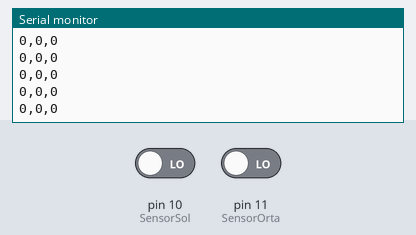
Simulated run of this sketch. Board: Arduino Uno, built with avr-gcc and run on an emulated ATmega328P. Parts: the last lines printed to the serial monitor. The inputs (shaded band) are chosen by the test bench; at power-on: pin 10 (SensorSol) LOW, pin 11 (SensorOrta) LOW.

Above: at 3.2 s.
3.3 s: pin 10 (SensorSol) driven HIGH
At 3.31 s:
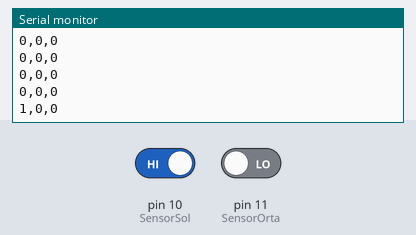
4.8 s: pin 11 (SensorOrta) driven HIGH
At 4.81 s:
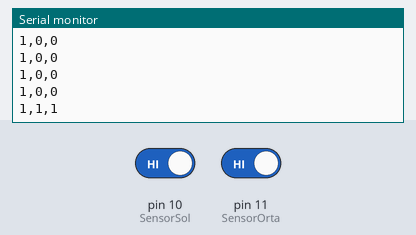
6.3 s: pin 10 (SensorSol) driven LOW
At 6.32 s:
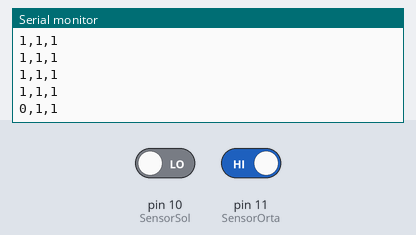

Measured:
- after the input at 3.3 s, the serial monitor: prints a new line at once (image 1)
- after the input at 4.8 s, the serial monitor: prints a new line at once (image 2)
- after the input at 6.3 s, the serial monitor: prints a new line at once (image 3)

The sketch:

reading_infrared_sensor.ino
```cpp
#define SensorSol 10
#define SensorOrta 11   // Sensör pinlerini tanımlıyoruz.
#define SensorSag 12

void setup() {

  pinMode(SensorSol, INPUT);
  pinMode(SensorOrta, INPUT); //Sensörlerimizi giriş olarak tanımlıyoruz.
  pinMode(SensorSag, INPUT);
  Serial.begin(9600);  //Seri haberleşmeyi başlatıyoruz.
  Serial.println("Cizgi Sensoru Testi");
  delay(2000);
}

void loop() {
  Serial.print(digitalRead(SensorSol));
  Serial.print(",");
  Serial.print(digitalRead(SensorOrta));
  Serial.print(",");
  Serial.println(digitalRead(SensorOrta));
  delay(100);
}
```
